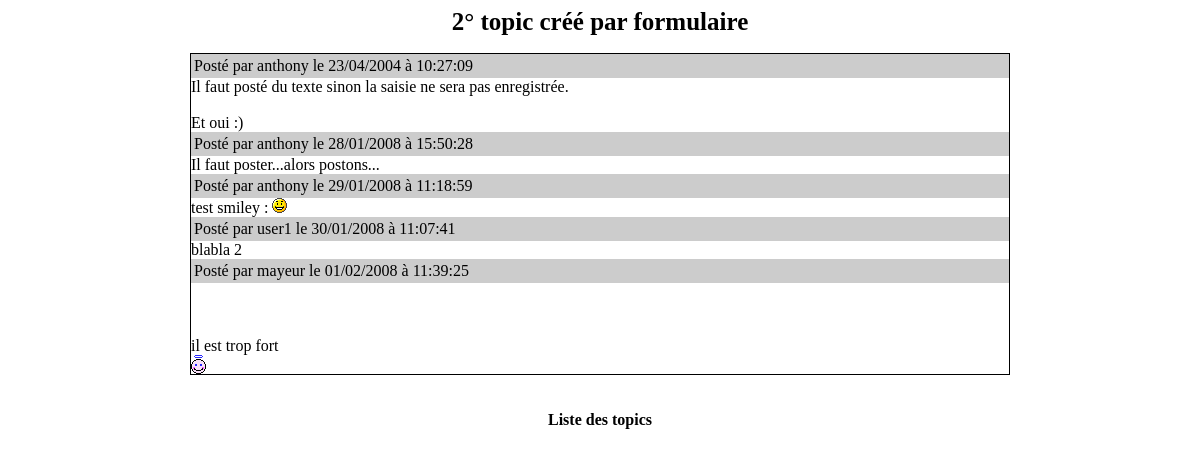
The page /posts.php?id_topic=2 on the database its author committed.
### tables this page shows
CREATE TABLE `topics` (
  `id_topic` int(11) NOT NULL AUTO_INCREMENT,
  `id_forum` int(11) NOT NULL DEFAULT '0',
  `titre` mediumtext NOT NULL,
  `date` timestamp NOT NULL DEFAULT CURRENT_TIMESTAMP ON UPDATE CURRENT_TIMESTAMP,
  `login` varchar(15) NOT NULL DEFAULT '',
  `nbvu` int(11) unsigned NOT NULL DEFAULT '0',
  PRIMARY KEY (`id_topic`),
  KEY `FK_topics_1` (`id_forum`),
  CONSTRAINT `FK_topics_1` FOREIGN KEY (`id_forum`) REFERENCES `forums` (`id_forum`) ON DELETE CASCADE ON UPDATE CASCADE
);

CREATE TABLE `posts` (
  `id_post` int(11) NOT NULL AUTO_INCREMENT,
  `id_topic` int(11) NOT NULL DEFAULT '0',
  `login` varchar(15) NOT NULL DEFAULT '',
  `text` mediumtext NOT NULL,
  `date` timestamp NOT NULL DEFAULT CURRENT_TIMESTAMP ON UPDATE CURRENT_TIMESTAMP,
  PRIMARY KEY (`id_post`)
);

### www/posts.php (the view, shortened to what this page needs)
<?php
include('./fonctions.php');
?>
<html>
<head>
<title>Liste des posts du topic : <?php
$req_top = mysqli_query($lien,"select id_forum,titre from topics where id_topic='".$_GET['id_topic']."'");
$res = mysqli_fetch_assoc($req_top);
$titre_topic = $res['titre'];
$id_forum = $res['id_forum'];
?></title>
</head>
<body>
<?php
echo '<h1>'.mef($titre_topic).'</h1>';
echo '<table class="tableau" align="center" cellpadding="0" cellspacing="0">';
$sql = "SELECT * FROM posts WHERE id_topic='".$_GET['id_topic']."' ORDER BY date ASC";
$req = mysqli_query($lien,$sql);
while($ligne = mysqli_fetch_object($req)) {
	$time = formatDate($ligne->date);
	echo '<tr><td class="entetePost">';
	echo '<table width="100%"><tr><td align="left">';
	echo 'Post&eacute; par '.$ligne->login.' le '.$time.'</td>';
	echo '<td align="right">';
	echo '</td></tr></table>';
	echo '</td></tr>';
	echo '<tr><td class="post">'.mef($ligne->text).'</td></tr>';
}
echo '</table>';
?>
<br>
<br>
<center><a href="topics.php?id_forum=<?php echo $id_forum; ?>">Liste des topics</a></center>
</body>
</html>

### www/fonctions.php (shortened to what this page needs)
<?php
function formatDate($str) {
	$annee = substr($str,0,4);
	$mois = substr($str,5,2);
	$jour = substr($str,8,2);
	$heure = substr($str,11,2);
	$minute = substr($str,14,2);
	$secondes = substr($str,17,2);
	$str = $jour.'/'.$mois.'/'.$annee.' &agrave; '.$heure.':'.$minute.':'.$secondes;
	return $str;
}
function mef($str) {
	$str = nl2br($str);
  $dossier = 'images/smileys/';
	$d = opendir($dossier);
	while(($fichier = readdir($d)) !== false) {
		if(ereg('[a-zA-Z0-9]*\.(GIF|gif)',$fichier) !== false) {
			$tabCode[] = ':'.substr($fichier,0,strlen($fichier)-4).':';
			$tabImg[] = '<img src="'.$dossier.$fichier.'" border="0">';
		}
	}
	$str = str_replace($tabCode,$tabImg,$str);
  return $str;
}
?>

### www/styles.css (style rules this page uses)
a:link { color: black; font-weight: bold; text-decoration:none; }
h1 { text-align:center; font-size: 25px; color: black; }
.entetePost { font-size: 15px; font-style: italic; font-weight: bold; background-color: #CCCCCC; }
.tableau { border-collapse:collapse; border: 1px solid black; width: 820px; }

### rows shown on the page
topics: titre "2° topic créé par formulaire"
posts: login "anthony", date "23/04/2004 à 10:27:09", text "Il faut posté du texte sinon la saisie ne sera pas enregistrée. Et oui :)"
posts: login "anthony", date "28/01/2008 à 15:50:28", text "Il faut poster...alors postons..."
posts: login "anthony", date "29/01/2008 à 11:18:59", text "test smiley :", shows a picture
posts: login "user1", date "30/01/2008 à 11:07:41", text "blabla 2"
posts: login "mayeur", date "01/02/2008 à 11:39:25", text "il est trop fort", shows a picture
